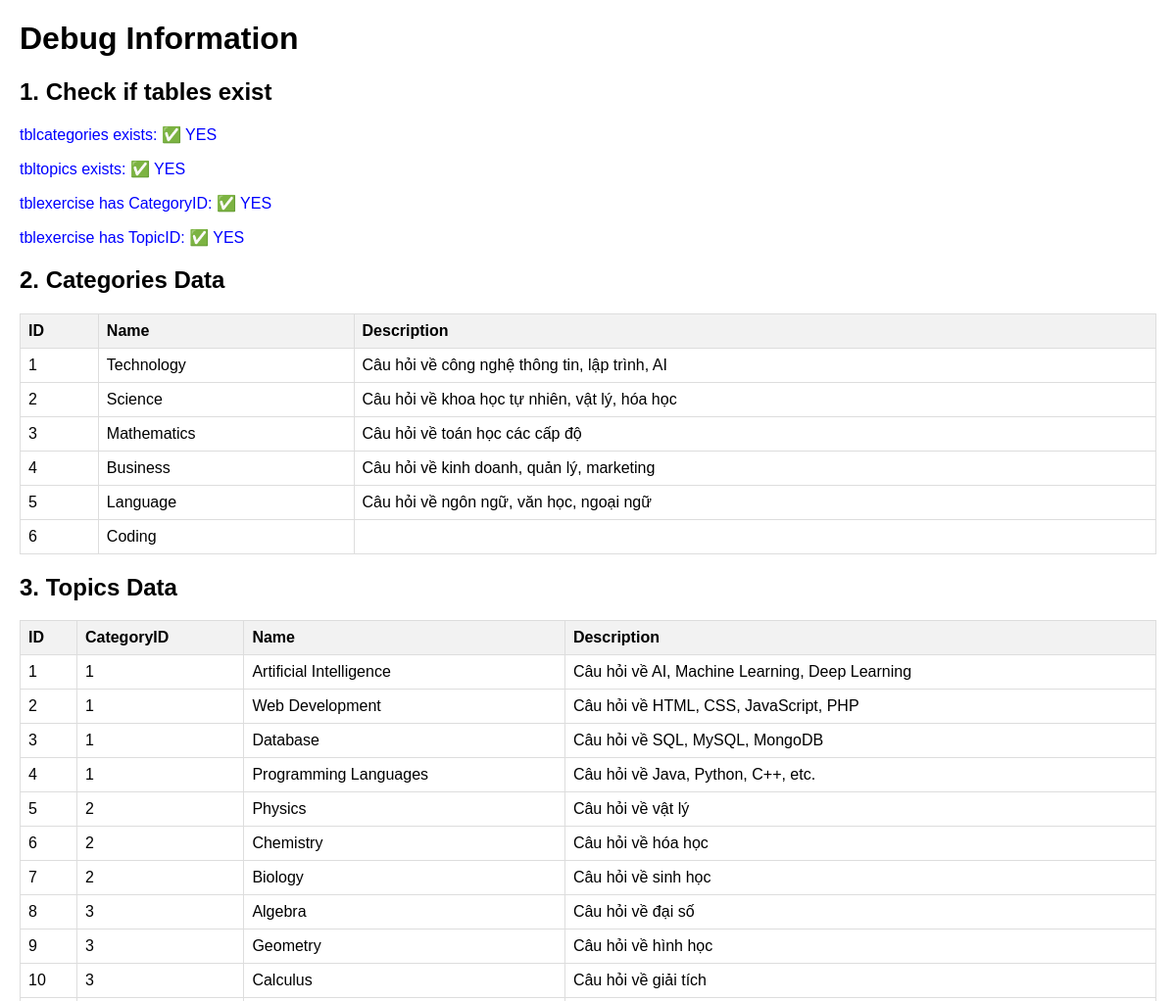
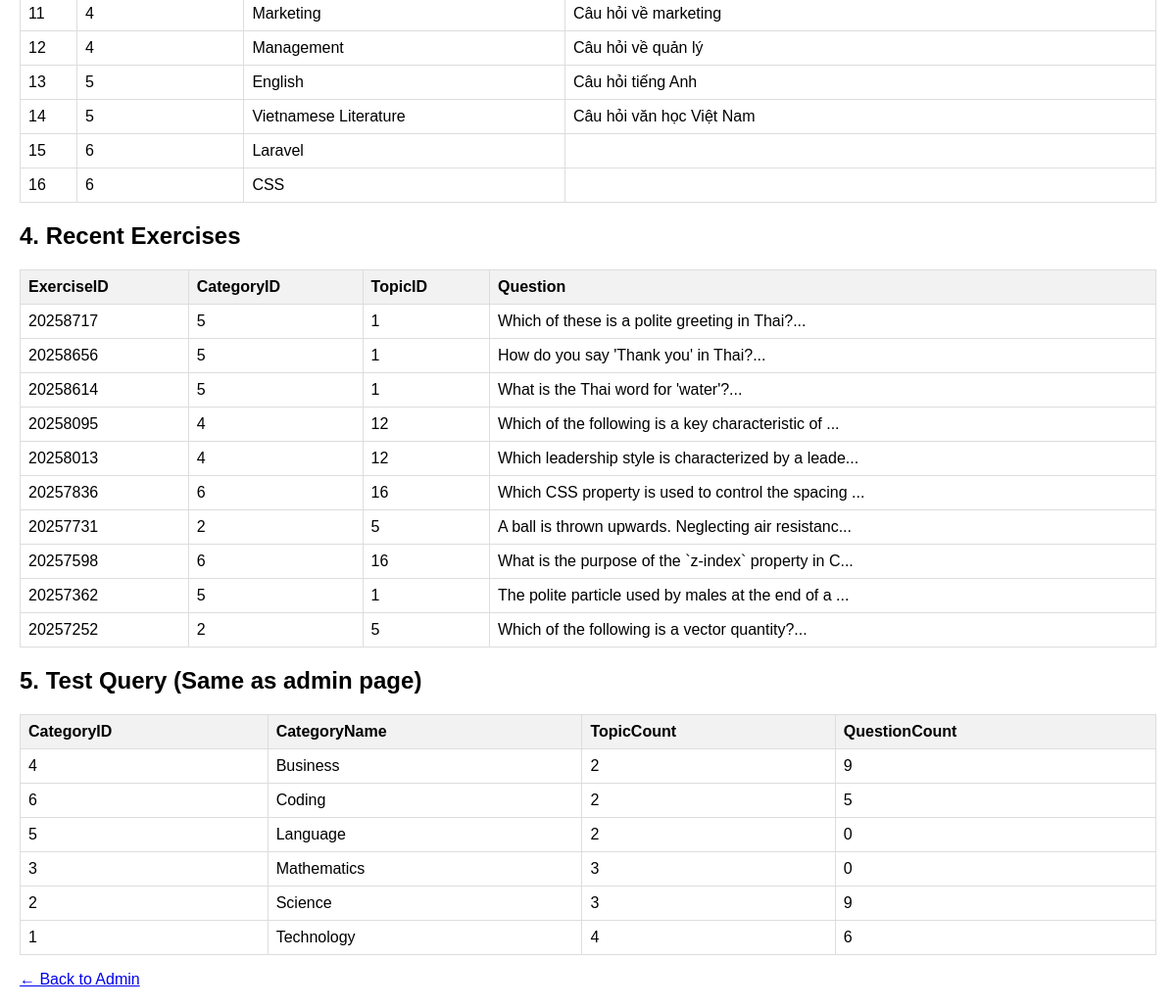
Page /admin/modules/exercises/simple_debug.php (signed in) on the committed database (2 pictures, top to bottom).
### tables this page shows
CREATE TABLE `tblcategories` (
  `CategoryID` int(11) NOT NULL,
  `CategoryName` varchar(100) NOT NULL,
  `CategoryDescription` text DEFAULT NULL,
  `CreatedAt` datetime DEFAULT current_timestamp(),
  `IsActive` tinyint(1) DEFAULT 1
);

CREATE TABLE `tbltopics` (
  `TopicID` int(11) NOT NULL,
  `CategoryID` int(11) NOT NULL,
  `TopicName` varchar(100) NOT NULL,
  `TopicDescription` text DEFAULT NULL,
  `CreatedAt` datetime DEFAULT current_timestamp(),
  `IsActive` tinyint(1) DEFAULT 1
);

CREATE TABLE `tblexercise` (
  `ExerciseID` int(11) NOT NULL,
  `LessonID` int(11) NOT NULL,
  `CategoryID` int(11) DEFAULT NULL,
  `TopicID` int(11) DEFAULT NULL,
  `Question` text NOT NULL,
  `ChoiceA` text NOT NULL,
  `ChoiceB` text NOT NULL,
  `ChoiceC` text NOT NULL,
  `ChoiceD` text NOT NULL,
  `Answer` varchar(90) NOT NULL,
  `ExercisesDate` date NOT NULL,
  `CreatedBy` int(11) DEFAULT NULL
);

### include/database.php (called while the page is built, shortened)
<?php
class Database {
	var $sql_string = '';
	private $conn;
	public function open_connection() {
		$this->conn = mysqli_connect(server,user,pass);
		if(!$this->conn){
			echo "Problem in database connection! Contact administrator!";
			exit();
		}else{
			$db_select = mysqli_select_db($this->conn,database_name);
		}
	}
	function setQuery($sql='') {
		$this->sql_string=$sql;
	}
	function executeQuery() {
		$result = mysqli_query($this->conn,$this->sql_string);
		return $result;
	}
	private function confirm_query($result) {
		return $result;
	}
	function loadResultList( $key='' ) {
		$cur = $this->executeQuery();
		$array = array();
		while ($row = mysqli_fetch_object($cur)) {
			if ($key) {
				$array[$row->$key] = $row;
			} else {
				$array[] = $row;
			}
		}
		return $array;
	}
}
$mydb = new Database();
?>

### admin/modules/exercises/simple_debug.php (the view, shortened to what this page needs)
<?php
require_once ("../../../include/initialize.php");
?>
<!DOCTYPE html>
<html>
<head>
</head>
<body>
<h1>Debug Information</h1>
<h2>1. Check if tables exist</h2>
<?php
try {
    $sql = "SHOW TABLES LIKE 'tblcategories'";
    $mydb->setQuery($sql);
    $result = $mydb->loadResultList();
    echo "<p class='info'>tblcategories exists: " . (count($result) > 0 ? "✅ YES" : "❌ NO") . "</p>";
    $sql = "SHOW TABLES LIKE 'tbltopics'";
    $mydb->setQuery($sql);
    $result = $mydb->loadResultList();
    echo "<p class='info'>tbltopics exists: " . (count($result) > 0 ? "✅ YES" : "❌ NO") . "</p>";
    $sql = "DESCRIBE tblexercise";
    $mydb->setQuery($sql);
    $columns = $mydb->loadResultList();
    $hasCategoryID = false;
    $hasTopicID = false;
    foreach($columns as $col) {
        if($col->Field == 'CategoryID') $hasCategoryID = true;
        if($col->Field == 'TopicID') $hasTopicID = true;
    }
    echo "<p class='info'>tblexercise has CategoryID: " . ($hasCategoryID ? "✅ YES" : "❌ NO") . "</p>";
    echo "<p class='info'>tblexercise has TopicID: " . ($hasTopicID ? "✅ YES" : "❌ NO") . "</p>";
} catch (Exception $e) {
    echo "<p class='error'>Error checking tables: " . $e->getMessage() . "</p>";
}
?>
<h2>2. Categories Data</h2>
<?php
try {
    $sql = "SELECT * FROM tblcategories WHERE IsActive = 1";
    $mydb->setQuery($sql);
    $categories = $mydb->loadResultList();
    if (count($categories) > 0) {
        echo "<table>";
        echo "<tr><th>ID</th><th>Name</th><th>Description</th></tr>";
        foreach($categories as $cat) {
            echo "<tr><td>{$cat->CategoryID}</td><td>{$cat->CategoryName}</td><td>{$cat->CategoryDescription}</td></tr>";
        }
        echo "</table>";
    } else {
        echo "<p class='error'>❌ No categories found!</p>";
    }
} catch (Exception $e) {
    echo "<p class='error'>Error: " . $e->getMessage() . "</p>";
}
?>
<h2>3. Topics Data</h2>
<?php
try {
    $sql = "SELECT * FROM tbltopics WHERE IsActive = 1";
    $mydb->setQuery($sql);
    $topics = $mydb->loadResultList();
    if (count($topics) > 0) {
        echo "<table>";
        echo "<tr><th>ID</th><th>CategoryID</th><th>Name</th><th>Description</th></tr>";
        foreach($topics as $topic) {
            echo "<tr><td>{$topic->TopicID}</td><td>{$topic->CategoryID}</td><td>{$topic->TopicName}</td><td>{$topic->TopicDescription}</td></tr>";
        }
        echo "</table>";
    } else {
        echo "<p class='error'>❌ No topics found!</p>";
    }
} catch (Exception $e) {
    echo "<p class='error'>Error: " . $e->getMessage() . "</p>";
}
?>
<h2>4. Recent Exercises</h2>
<?php
try {
    $sql = "SELECT ExerciseID, CategoryID, TopicID, LEFT(Question, 50) as Question FROM tblexercise ORDER BY ExerciseID DESC LIMIT 10";
    $mydb->setQuery($sql);
    $exercises = $mydb->loadResultList();
    if (count($exercises) > 0) {
        echo "<table>";
        echo "<tr><th>ExerciseID</th><th>CategoryID</th><th>TopicID</th><th>Question</th></tr>";
        foreach($exercises as $ex) {
            echo "<tr><td>{$ex->ExerciseID}</td><td>{$ex->CategoryID}</td><td>{$ex->TopicID}</td><td>{$ex->Question}...</td></tr>";
        }
        echo "</table>";
    } else {
        echo "<p class='error'>❌ No exercises found!</p>";
    }
} catch (Exception $e) {
    echo "<p class='error'>Error: " . $e->getMessage() . "</p>";
}
?>
<h2>5. Test Query (Same as admin page)</h2>
<?php
try {
    $sql = "SELECT c.*, COUNT(DISTINCT t.TopicID) as TopicCount, COUNT(DISTINCT e.ExerciseID) as QuestionCount
            FROM tblcategories c
            LEFT JOIN tbltopics t ON c.CategoryID = t.CategoryID AND t.IsActive = 1
            LEFT JOIN tblexercise e ON t.TopicID = e.TopicID
            WHERE c.IsActive = 1
            GROUP BY c.CategoryID
            ORDER BY c.CategoryName";
    $mydb->setQuery($sql);
    $result = $mydb->loadResultList();
    if (count($result) > 0) {
        echo "<table>";
        echo "<tr><th>CategoryID</th><th>CategoryName</th><th>TopicCount</th><th>QuestionCount</th></tr>";
        foreach($result as $row) {
            echo "<tr><td>{$row->CategoryID}</td><td>{$row->CategoryName}</td><td>{$row->TopicCount}</td><td>{$row->QuestionCount}</td></tr>";
        }
        echo "</table>";
    } else {
        echo "<p class='error'>❌ Query returned no results!</p>";
    }
} catch (Exception $e) {
    echo "<p class='error'>Query Error: " . $e->getMessage() . "</p>";
}
?>
<p><a href="index.php">← Back to Admin</a></p>
</body>
</html>

### admin/modules/exercises/simple_debug.php (style rules this page uses)
body { font-family: Arial; margin: 20px; }
.info { color: blue; }
table { border-collapse: collapse; width: 100%; margin: 10px 0; }
th, td { border: 1px solid #ddd; padding: 8px; text-align: left; }
th { background-color: #f2f2f2; }

### rows in the picture
tblcategories: CategoryID "1", CategoryName "Technology", CategoryDescription "Câu hỏi về công nghệ thông tin, lập trình, AI", TopicCount "4", QuestionCount "6"
tblcategories: CategoryID "2", CategoryName "Science", CategoryDescription "Câu hỏi về khoa học tự nhiên, vật lý, hóa học", TopicCount "3", QuestionCount "9"
tblcategories: CategoryID "3", CategoryName "Mathematics", CategoryDescription "Câu hỏi về toán học các cấp độ", TopicCount "3", QuestionCount "0"
tblcategories: CategoryID "4", CategoryName "Business", CategoryDescription "Câu hỏi về kinh doanh, quản lý, marketing", TopicCount "2", QuestionCount "9"
tblcategories: CategoryID "5", CategoryName "Language", CategoryDescription "Câu hỏi về ngôn ngữ, văn học, ngoại ngữ", TopicCount "2", QuestionCount "0"
tblcategories: CategoryID "6", CategoryName "Coding", TopicCount "2", QuestionCount "5"
tbltopics: TopicID "1", CategoryID "1", TopicName "Artificial Intelligence", TopicDescription "Câu hỏi về AI, Machine Learning, Deep Learning"
tbltopics: TopicID "2", CategoryID "1", TopicName "Web Development", TopicDescription "Câu hỏi về HTML, CSS, JavaScript, PHP"
tbltopics: TopicID "3", CategoryID "1", TopicName "Database", TopicDescription "Câu hỏi về SQL, MySQL, MongoDB"
tbltopics: TopicID "4", CategoryID "1", TopicName "Programming Languages", TopicDescription "Câu hỏi về Java, Python, C++, etc."
tbltopics: TopicID "5", CategoryID "2", TopicName "Physics", TopicDescription "Câu hỏi về vật lý"
tbltopics: TopicID "6", CategoryID "2", TopicName "Chemistry", TopicDescription "Câu hỏi về hóa học"
tbltopics: TopicID "7", CategoryID "2", TopicName "Biology", TopicDescription "Câu hỏi về sinh học"
tbltopics: TopicID "8", CategoryID "3", TopicName "Algebra", TopicDescription "Câu hỏi về đại số"
tbltopics: TopicID "9", CategoryID "3", TopicName "Geometry", TopicDescription "Câu hỏi về hình học"
tbltopics: TopicID "10", CategoryID "3", TopicName "Calculus", TopicDescription "Câu hỏi về giải tích"
tbltopics: TopicID "11", CategoryID "4", TopicName "Marketing", TopicDescription "Câu hỏi về marketing"
tbltopics: TopicID "12", CategoryID "4", TopicName "Management", TopicDescription "Câu hỏi về quản lý"
tbltopics: TopicID "13", CategoryID "5", TopicName "English", TopicDescription "Câu hỏi tiếng Anh"
tbltopics: TopicID "14", CategoryID "5", TopicName "Vietnamese Literature", TopicDescription "Câu hỏi văn học Việt Nam"
tbltopics: TopicID "15", CategoryID "6", TopicName "Laravel"
tbltopics: TopicID "16", CategoryID "6", TopicName "CSS"
tblexercise: ExerciseID "20258717", CategoryID "5", TopicID "1", Question "Which of these is a polite greeting in Thai?"
tblexercise: ExerciseID "20258656", CategoryID "5", TopicID "1", Question "How do you say 'Thank you' in Thai?"
tblexercise: ExerciseID "20258614", CategoryID "5", TopicID "1", Question "What is the Thai word for 'water'?"
tblexercise: ExerciseID "20258095", CategoryID "4", TopicID "12", Question "Which of the following is a key characteristic of"
tblexercise: ExerciseID "20258013", CategoryID "4", TopicID "12", Question "Which leadership style is characterized by a leade"
tblexercise: ExerciseID "20257836", CategoryID "6", TopicID "16", Question "Which CSS property is used to control the spacing"
tblexercise: ExerciseID "20257731", CategoryID "2", TopicID "5", Question "A ball is thrown upwards. Neglecting air resistanc"
tblexercise: ExerciseID "20257598", CategoryID "6", TopicID "16", Question "What is the purpose of the `z-index` property in C"
tblexercise: ExerciseID "20257362", CategoryID "5", TopicID "1", Question "The polite particle used by males at the end of a"
tblexercise: ExerciseID "20257252", CategoryID "2", TopicID "5", Question "Which of the following is a vector quantity?"
